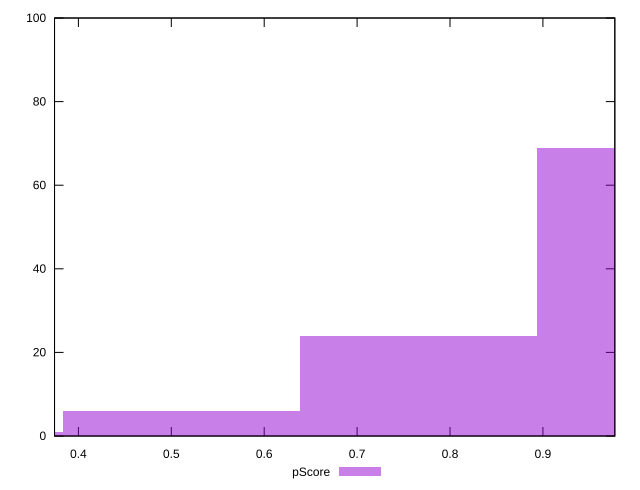

Write gnuplot code to recreate this figure.
reset

$pScore <<EOF
0.5105628738488527 6
0.7658443107732791 24
1.0211257476977054 69
0.25528143692442634 1
EOF

set key outside below
set boxwidth 0.25528143692442634
set xrange [0.37431030818205474:0.9774065504575717]
set yrange [0:100]
set trange [0:100]
set style fill transparent solid 0.5 noborder
set terminal svg size 640, 490 enhanced background rgb 'white'
set output "report_00019_2021-02-10T18-14-37.922Z//total-blocking-time/samples/pages+cached/pScore/histogram.svg"

plot $pScore title "pScore" with boxes

reset
